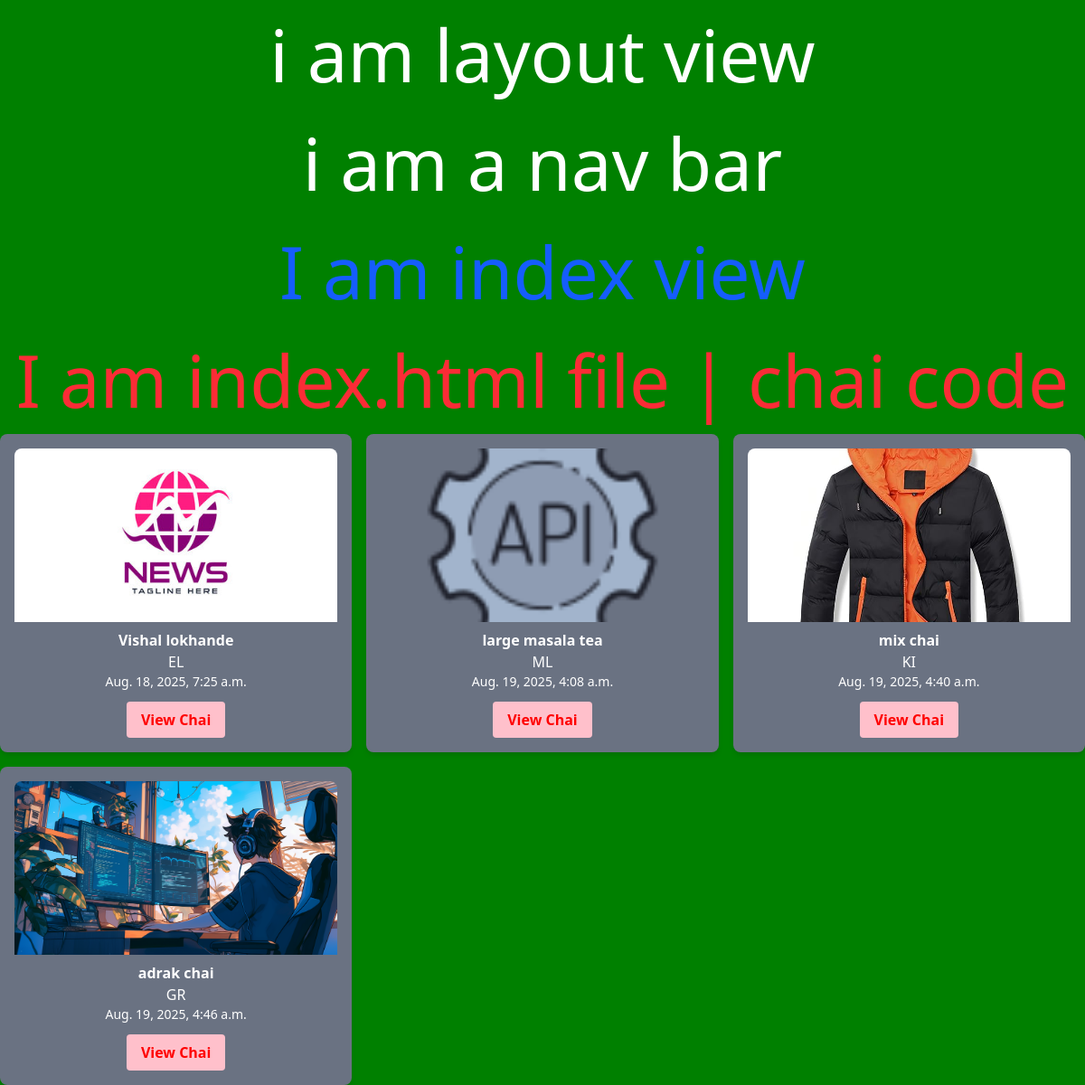
Before: /index/ with the older database file.
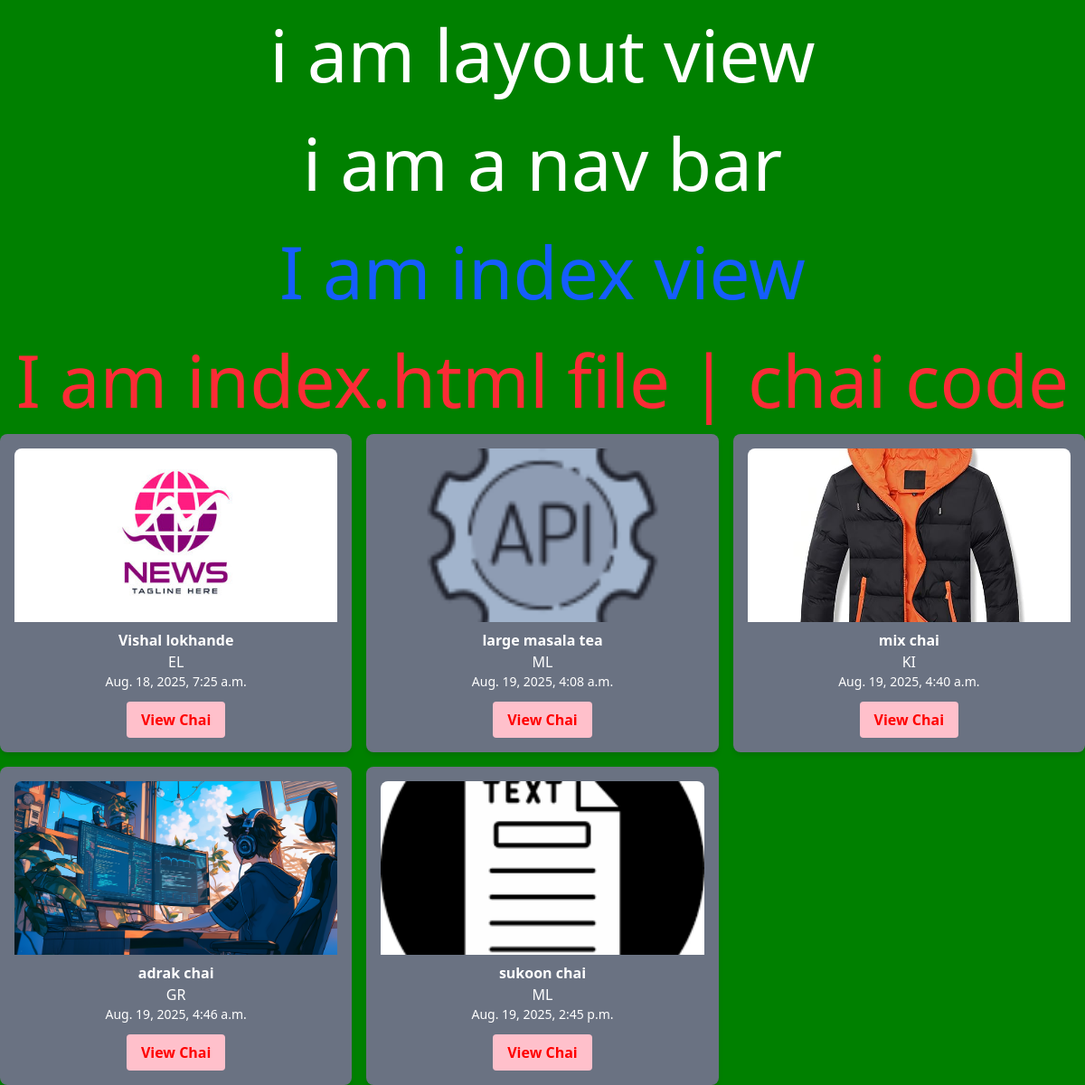
After: the same page with the newer database file.
### chaiapp/models.py (models this page shows, shortened)
class ChaiVarity(models.Model):
    CHAI_TYPE_CHOICE = [
        ('ML', 'MASALA'),
        ('GR', 'GINGER'),
        ("KI", "KIWI"),
        ("PL", "PLAIN"),
        ("EL", "ELACHI"),
    ]
    name = models.CharField(max_length=100)
    image = models.ImageField(upload_to='chais/')
    date_added = models.DateTimeField(default=timezone.now)
    type = models.CharField(max_length=2, choices=CHAI_TYPE_CHOICE)
    description = models.TextField(default=" ")

### chaiapp/views.py (the view)
# urls.py: path("" ,views.index , name='index'),
def index(request):
    chais = ChaiVarity.objects.all()
    return render (request , 'chaiapp/index.html' , {'chais' : chais})

### chaiapp/templates/chaiapp/index.html (shortened to what this page needs)
{% extends "chaiapp/layout.html" %}
{% block content %}
  <h1 class="text-blue-600">I am index view</h1>
  <h1 class="text-red-500">I am index.html file | chai code</h1>
  <div class="grid grid-cols-3 gap-4">
    {% for chai in chais %}
      <div class="bg-gray-500 rounded-lg shadow-md p-4">
        {% if chai.image %}
          <img src="{{ chai.image.url }}" alt="{{ chai.name }}" class="w-full h-48 object-cover rounded-t-lg"/>
        {% endif %}
        <p class="text-white text-center font-bold mt-2">{{ chai.name }}</p>
        <p class="text-white text-center">{{ chai.type }}</p>
        <p class="text-white text-center text-sm">{{ chai.date_added }}</p>
        <div class="text-center mt-3">
          <button class="bg-blue-500 hover:bg-blue-700 text-white font-bold py-2 px-4 rounded">  <a href="{% url 'chai_detail' chai.id %}">View Chai</a></button>
        </div>
      </div>
    {% endfor %}
  </div>
{% endblock %}

Changed rows visible on the page:
added ChaiVarity: image (picture), name "sukoon chai", type "ML", date_added "Aug. 19, 2025, 2:45 p.m."
